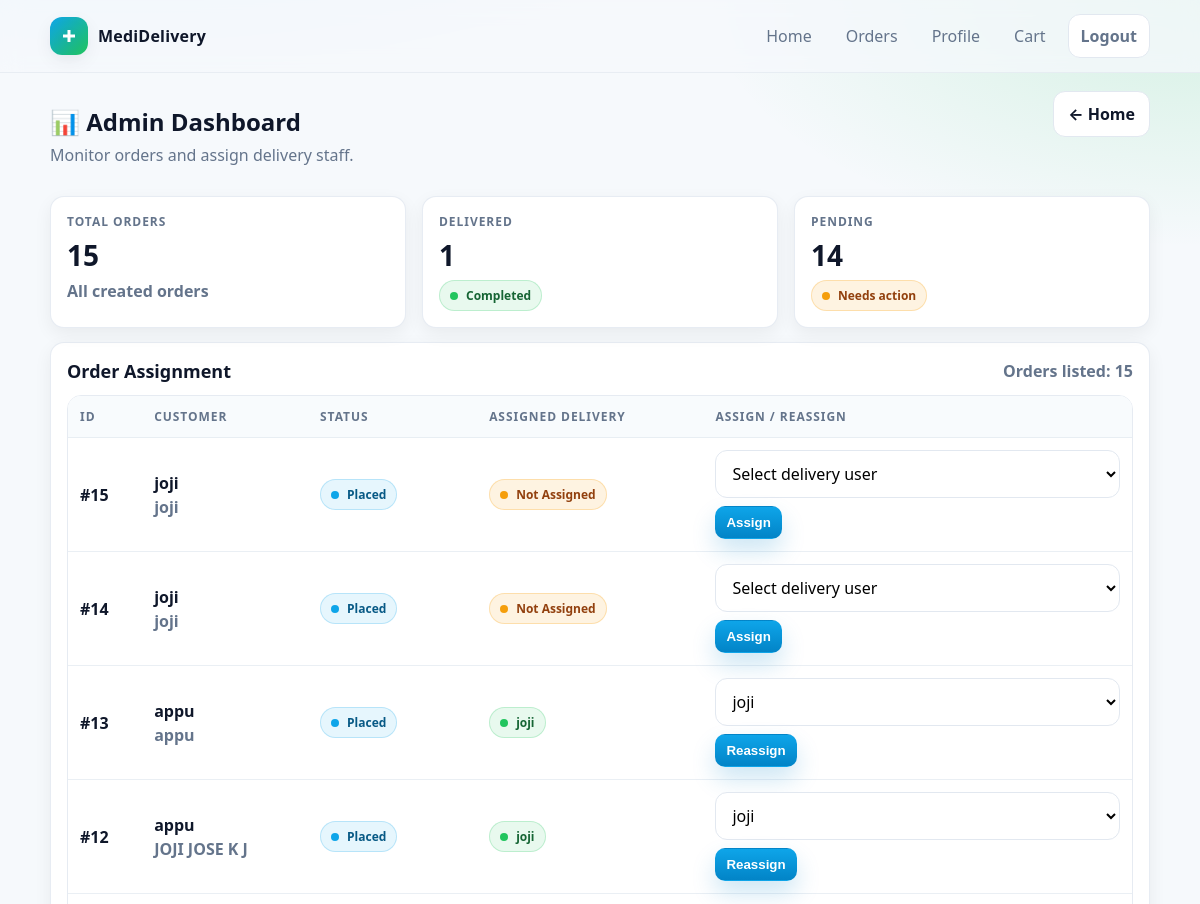
/admin-panel/admin-dashboard/ (signed in, upper part), run on an earlier commit of the app's database.
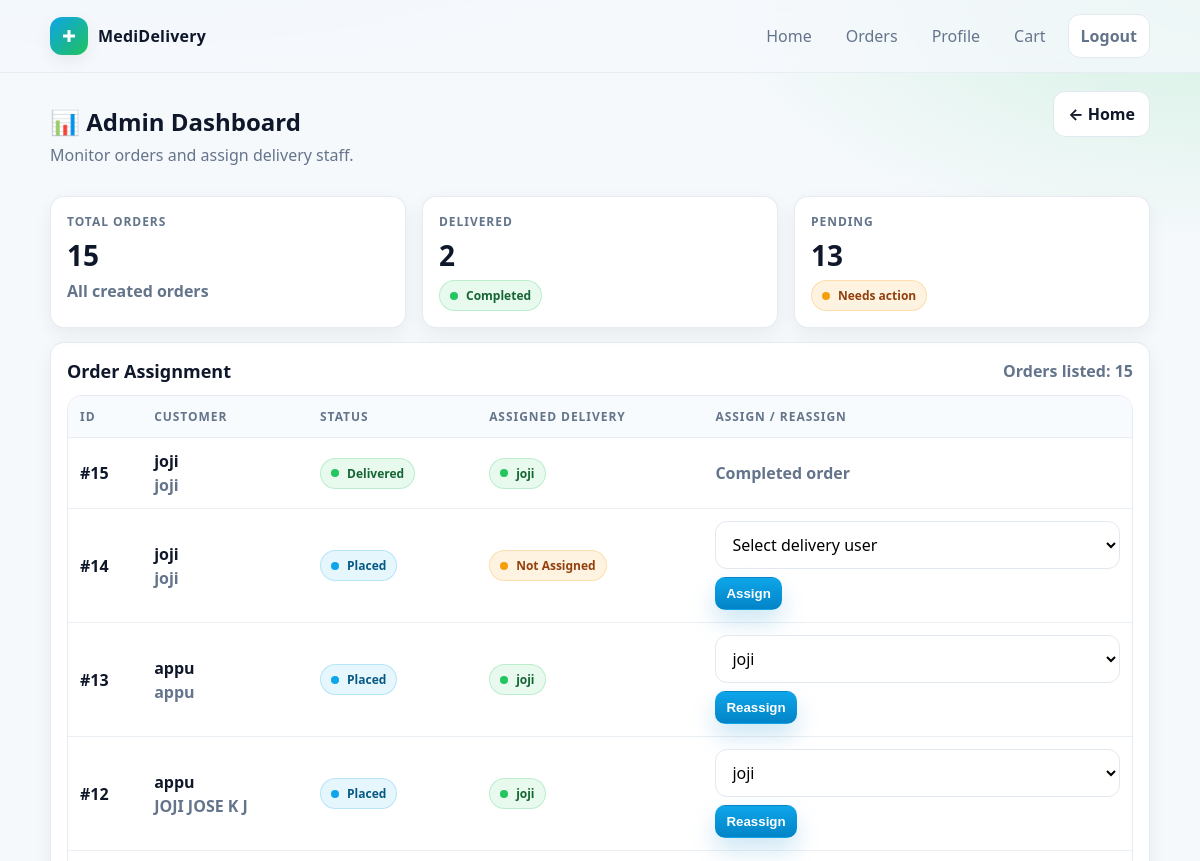
And on a later commit of the database.
### core/models.py (models this page shows, shortened)
class Order(models.Model):
    STATUS_CHOICES = [
        ("placed", "Placed"),
        ("packed", "Packed"),
        ("shipped", "Shipped"),
        ("delivered", "Delivered"),
        ("cancelled", "Cancelled"),
    ]
    user = models.ForeignKey(User, on_delete=models.CASCADE)
    full_name = models.CharField(max_length=200)
    phone = models.CharField(max_length=20)
    address = models.TextField()
    status = models.CharField(max_length=20, choices=STATUS_CHOICES, default="placed")
    created_at = models.DateTimeField(auto_now_add=True)
    assigned_delivery = models.ForeignKey(
                        User,
                        on_delete=models.SET_NULL,
                        null=True,
                        blank=True,
                        related_name="assigned_orders"
    )
    PAYMENT_CHOICES = [
        ("cod", "Cash on Delivery"),
        ("razorpay", "Razorpay"),
    ]
    payment_method = models.CharField(max_length=20, choices=PAYMENT_CHOICES, default="cod")
    is_paid = models.BooleanField(default=False)
    razorpay_order_id = models.CharField(max_length=100, blank=True, null=True)
    razorpay_payment_id = models.CharField(max_length=100, blank=True, null=True)
    razorpay_signature = models.CharField(max_length=255, blank=True, null=True)

### adminapp/utils.py (the view)
    def wrapper(request, *args, **kwargs):
        if not request.user.is_authenticated:
            return redirect("adminapp:admin_login")
        if request.user.profile.role != "admin":
            return redirect("core:home")
        return view_func(request, *args, **kwargs)

### adminapp/utils.py (called while the page is built)
def admin_required(view_func):
    def wrapper(request, *args, **kwargs):
        if not request.user.is_authenticated:
            return redirect("adminapp:admin_login")
        if request.user.profile.role != "admin":
            return redirect("core:home")
        return view_func(request, *args, **kwargs)
    return wrapper

### adminapp/views.py (called while the page is built)
@admin_required
def admin_dashboard(request):
    orders = Order.objects.all().order_by("-created_at")
    delivery_users = User.objects.filter(profile__role="delivery")
    total = orders.count()
    delivered = orders.filter(status="delivered").count()
    pending = orders.exclude(status="delivered").count()
    return render(request, "admin/admin_dashboard.html", {
        "orders": orders,
        "delivery_users": delivery_users,
        "total": total,
        "delivered": delivered,
        "pending": pending,
    })

### adminapp/templates/admin/admin_dashboard.html (shortened to what the changed rows need)
{% extends "base.html" %}
{% block content %}
<div style="display:flex; align-items:flex-start; justify-content:space-between; gap:12px; flex-wrap:wrap;">
  <div>
    <h1 class="page-title">📊 Admin Dashboard</h1>
  </div>
</div>
<div class="grid grid-3" style="margin-top:14px;">
  <div class="card">
    <div class="card-body">
      <div class="muted" style="font-weight:900; font-size:12px; letter-spacing:.08em; text-transform:uppercase;">
        Delivered
      </div>
      <div style="font-size:28px; font-weight:900; margin-top:6px;">{{ delivered }}</div>
      <div style="margin-top:6px;">
        <span class="badge badge-success"><span class="dot"></span>Completed</span>
      </div>
    </div>
  </div>
  <div class="card">
    <div class="card-body">
      <div class="muted" style="font-weight:900; font-size:12px; letter-spacing:.08em; text-transform:uppercase;">
        Pending
      </div>
      <div style="font-size:28px; font-weight:900; margin-top:6px;">{{ pending }}</div>
      <div style="margin-top:6px;">
        <span class="badge badge-warning"><span class="dot"></span>Needs action</span>
      </div>
    </div>
  </div>
</div>
<div class="card" style="margin-top:14px;">
  <div class="card-body">
    {% if orders %}
      <div class="table-wrap" style="margin-top:12px;">
        <table>
          <thead>
            <tr>
              <th>ID</th>
              <th>Customer</th>
              <th>Status</th>
              <th>Assigned Delivery</th>
              <th>Assign / Reassign</th>
            </tr>
          </thead>
          <tbody>
            {% for o in orders %}
            <tr>
              <td style="font-weight:900;">#{{ o.id }}</td>
              <td style="white-space:normal;">
                <div style="font-weight:900;">{{ o.user.username }}</div>
                {% if o.full_name %}
                  <div class="muted" style="font-weight:800; margin-top:2px;">{{ o.full_name }}</div>
                {% endif %}
              </td>
              <td>
                {% if o.status == "placed" %}
                  <span class="badge badge-info"><span class="dot"></span>Placed</span>
                {% elif o.status == "packed" %}
                  <span class="badge badge-warning"><span class="dot"></span>Packed</span>
                {% elif o.status == "shipped" %}
                  <span class="badge badge-info"><span class="dot"></span>Shipped</span>
                {% elif o.status == "delivered" %}
                  <span class="badge badge-success"><span class="dot"></span>Delivered</span>
                {% elif o.status == "cancelled" %}
                  <span class="badge badge-danger"><span class="dot"></span>Cancelled</span>
                {% else %}
                  <span class="badge"><span class="dot"></span>{{ o.status|title }}</span>
                {% endif %}
              </td>
              <td style="white-space:normal;">
                {% if o.assigned_delivery %}
                  <span class="badge badge-success"><span class="dot"></span>{{ o.assigned_delivery.username }}</span>
                {% else %}
                  <span class="badge badge-warning"><span class="dot"></span>Not Assigned</span>
                {% endif %}
              </td>
              <td style="min-width:240px;">
                {% if o.status == "cancelled" or o.status == "delivered" %}
                  <span class="muted" style="font-weight:800;">
                    {% if o.status == "delivered" %}
                      Completed order
                    {% else %}
                      Cancelled order
                    {% endif %}
                  </span>
                {% else %}
                  <form method="post" action="{% url 'adminapp:assign_delivery' o.id %}" style="display:flex; gap:8px; align-items:center; flex-wrap:wrap;">
                    <select name="delivery_id" required class="input" style="min-width:160px;">
                      <option value="">Select delivery user</option>
                    </select>
                    <button class="btn btn-primary btn-sm" type="submit">
                      {% if o.assigned_delivery %}Reassign{% else %}Assign{% endif %}
                    </button>
                  </form>
                {% endif %}
              </td>
            </tr>
            {% endfor %}
          </tbody>
        </table>
      </div>
    {% endif %}
  </div>
</div>
{% endblock %}

What changed in the data, as far as the page shows it:
changed Order id 15: assigned_delivery_id empty → 2 (drawn); assigned_delivery.username (not shown) → "joji"; delivery_id "Select delivery user" → (not shown); status "Placed Assign" → "Delivered Completed order"
Also different on the page:
{{ delivered }}: "1" → "2"
{{ pending }}: "14" → "13"
